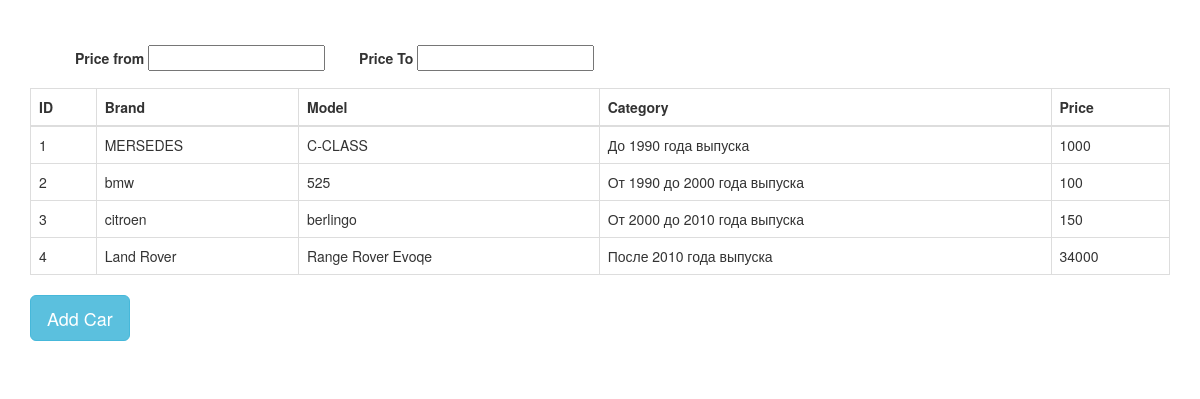
The page / on the database its author committed.
### tables this page shows
CREATE TABLE IF NOT EXISTS `carslist` (
  `id` int(11) NOT NULL AUTO_INCREMENT,
  `brend` text NOT NULL,
  `model` text NOT NULL,
  `category` text NOT NULL,
  `price` float NOT NULL,
  `owner` text NOT NULL,
  PRIMARY KEY (`id`)
);

### index.php (the view, shortened to what this page needs)
<!DOCTYPE html>
<html lang="en">
<head>
	<link rel="stylesheet" href="https://maxcdn.bootstrapcdn.com/bootstrap/3.3.7/css/bootstrap.min.css">
	<link rel="stylesheet" href="css/style.css">
</head>
<body>
<div class="container">
	<div class="filter-wrap">
		<label for="From">Price from</label>
		<input type="number" onkeyup="Filter()" id="From" min="0" >
		<label for="To">Price To</label>
		<input type="number" onkeyup="Filter()" id="To" min="0">
	</div>
	<table id="table" class="table table-bordered">
    <thead>
      <tr>
        <th onclick="sortTable(0)">ID</th>
        <th onclick="sortTable(1)">Brand</th>
        <th onclick="sortTable(2)">Model</th>
        <th onclick="sortTable(3)">Category</th>
        <th onclick="sortTable(4)">Price</th>
      </tr>
    </thead>
    <tbody>
		<?php
			$select = mysql_query("select * from carslist");
			while ($result = mysql_fetch_array($select)) {
				echo  "<tr>
        					<td>$result[id]</td>
					        <td>$result[brend]</td>
					        <td>$result[model]</td>
					        <td>$result[category]</td>
					        <td>$result[price]</td>
      					</tr>";
			}
		?>
    </tbody>
  </table>
<button type="button" class="btn btn-info btn-lg" data-toggle="modal" data-target="#myModal">Add Car</button>
</div>
</body>
</html>

### css/style.css (style rules this page uses)
body>* { align-items: center; padding: 30px; }
th { cursor: pointer; }
.filter-wrap { margin: 15px; }
.filter-wrap label { margin-left: 30px; }

### rows shown on the page
carslist: id "1", brend "MERSEDES", model "C-CLASS", category "До 1990 года выпуска", price "1000"
carslist: id "2", brend "bmw", model "525", category "От 1990 до 2000 года выпуска", price "100"
carslist: id "3", brend "citroen", model "berlingo", category "От 2000 до 2010 года выпуска", price "150"
carslist: id "4", brend "Land Rover", model "Range Rover Evoqe", category "После 2010 года выпуска", price "34000"
